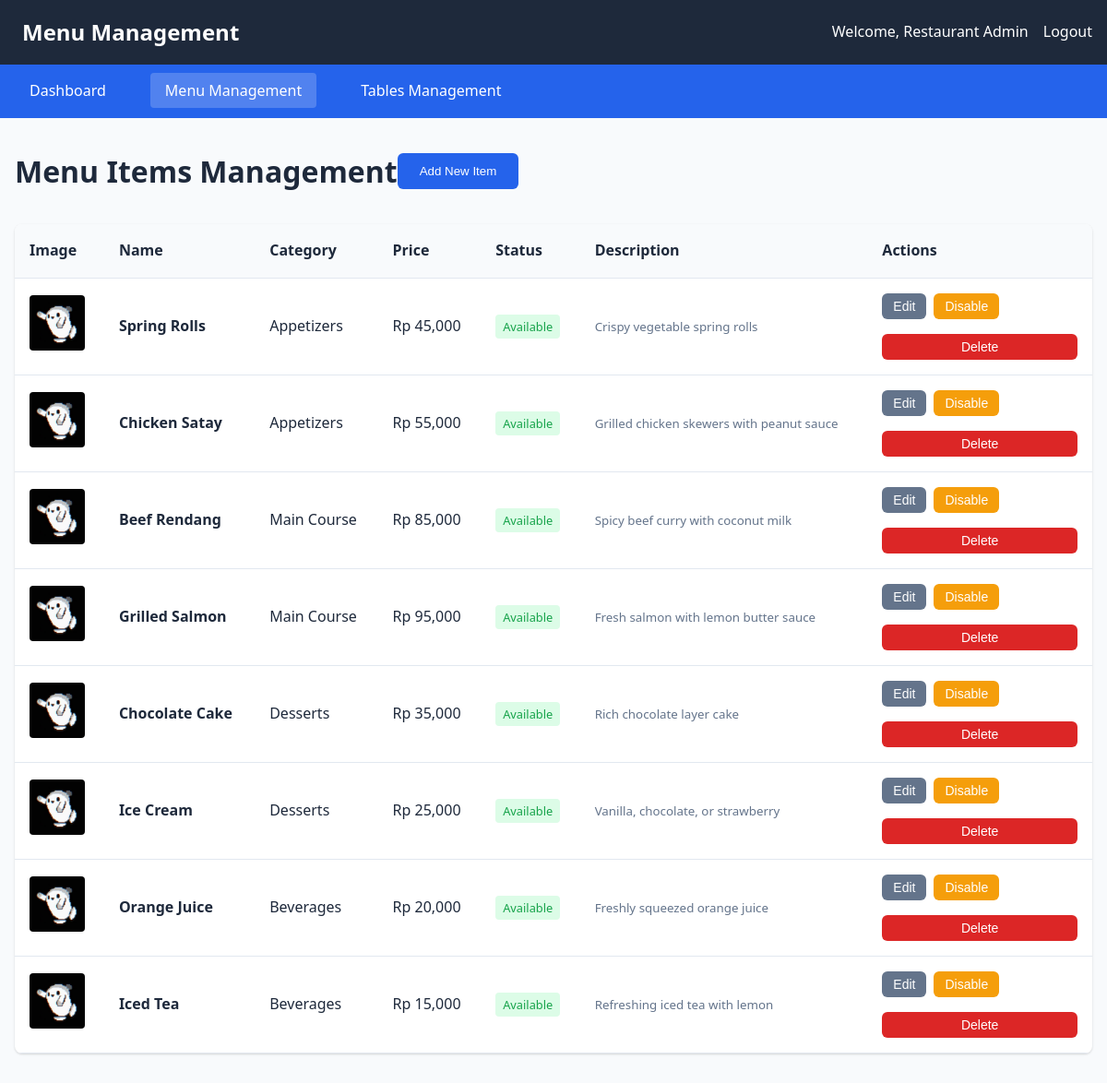
The app's page /admin/menu_management.php (signed in) with its own data.
### tables this page shows
CREATE TABLE menu_items (
    id INT PRIMARY KEY AUTO_INCREMENT,
    category_id INT,
    name VARCHAR(255) NOT NULL,
    description TEXT,
    price DECIMAL(10,2) NOT NULL,
    image VARCHAR(255),
    is_available BOOLEAN DEFAULT TRUE,
    created_at TIMESTAMP DEFAULT CURRENT_TIMESTAMP,
    FOREIGN KEY (category_id) REFERENCES categories(id)
);

CREATE TABLE categories (
    id INT PRIMARY KEY AUTO_INCREMENT,
    name VARCHAR(100) NOT NULL,
    description TEXT,
    created_at TIMESTAMP DEFAULT CURRENT_TIMESTAMP
);

### admin/menu_management.php (the view, shortened to what this page needs)
<?php
$database = new Database();
$db = $database->getConnection();
$menu_query = "
    SELECT mi.*, c.name as category_name
    FROM menu_items mi
    LEFT JOIN categories c ON mi.category_id = c.id
    ORDER BY mi.created_at DESC
";
$menu_stmt = $db->prepare($menu_query);
$menu_stmt->execute();
?>
<!DOCTYPE html>
<html lang="id">
<head>
    <link rel="stylesheet" href="../css/style.css">
</head>
<body>
    <header class="admin-header">
        <div class="container">
            <div style="display: flex; justify-content: space-between; align-items: center;">
                <div class="logo">
                    <span>Menu Management</span>
                </div>
                <div style="display: flex; align-items: center; gap: 1rem;">
                    <span>Welcome, <?= htmlspecialchars($_SESSION['staff']['name']) ?></span>
                    <a href="logout.php" style="color: white; text-decoration: none;">
                        <i class="fas fa-sign-out-alt"></i> Logout
                    </a>
                </div>
            </div>
        </div>
    </header>
    <nav class="admin-nav">
        <div class="container">
            <ul class="nav-links">
                <li><a href="dashboard.php">Dashboard</a></li>
                <li><a href="menu_management.php" class="active">Menu Management</a></li>
                <li><a href="tables_management.php">Tables Management</a></li>
            </ul>
        </div>
    </nav>
    <main class="admin-main">
        <div class="container">
            <div style="display: flex; justify-content: between; align-items: center; margin-bottom: 2rem;">
                <h1>Menu Items Management</h1>
                <button class="btn-primary" onclick="showAddModal()">
                    <i class="fas fa-plus"></i> Add New Item
                </button>
            </div>
            <div class="table-container">
                <table class="data-table">
                    <thead>
                        <tr>
                            <th>Image</th>
                            <th>Name</th>
                            <th>Category</th>
                            <th>Price</th>
                            <th>Status</th>
                            <th>Description</th>
                            <th>Actions</th>
                        </tr>
                    </thead>
                    <tbody>
                        <?php while ($item = $menu_stmt->fetch(PDO::FETCH_ASSOC)): ?>
                        <tr>
                            <td>
                                <img src="../images/<?= $item['image'] ?: 'default.jpg' ?>"
                                     alt="<?= htmlspecialchars($item['name']) ?>"
                                     class="menu-item-image"
                                     onerror="this.src='../images/default.jpg'">
                            </td>
                            <td>
                                <strong><?= htmlspecialchars($item['name']) ?></strong>
                            </td>
                            <td><?= htmlspecialchars($item['category_name']) ?></td>
                            <td>Rp <?= number_format($item['price']) ?></td>
                            <td>
                                <span class="status-badge <?= $item['is_available'] ? 'status-available' : 'status-unavailable' ?>">
                                    <?= $item['is_available'] ? 'Available' : 'Unavailable' ?>
                                </span>
                            </td>
                            <td>
                                <small style="color: var(--secondary);">
                                    <?= htmlspecialchars(substr($item['description'], 0, 50)) ?>
                                </small>
                            </td>
                            <td>
                                <div style="display: flex; gap: 0.5rem; flex-wrap: wrap;">
                                    <button class="btn-secondary btn-sm"
                                            onclick="editItem(<?= htmlspecialchars(json_encode($item)) ?>)">
                                        <i class="fas fa-edit"></i> Edit
                                    </button>
                                    <button class="<?= $item['is_available'] ? 'btn-warning' : 'btn-success' ?> btn-sm"
                                            onclick="toggleAvailability(<?= $item['id'] ?>)">
                                        <?= $item['is_available'] ? 'Disable' : 'Enable' ?>
                                    </button>
                                    <button class="btn-danger btn-sm"
                                            onclick="deleteItem(<?= $item['id'] ?>)">
                                        <i class="fas fa-trash"></i> Delete
                                    </button>
                                </div>
                            </td>
                        </tr>
                        <?php endwhile; ?>
                    </tbody>
                </table>
            </div>
        </div>
    </main>
</body>
</html>

### css/style.css (style rules this page uses)
* { margin: 0; padding: 0; box-sizing: border-box; }
:root { --primary: #2563eb; --primary-dark: #1d4ed8; --secondary: #64748b; --success: #16a34a; --danger: #dc2626; --warning: #d97706; --light: #f8fafc; --dark: #1e293b; --border: #e2e8f0; --shadow: 0 1px 3px 0 rgba(0, 0, 0, 0.1), 0 1px 2px 0 rgba(0, 0, 0, 0.06); --shadow-lg: 0 10px 15px -3px rgba(0, 0, 0, 0.1), 0 4px 6px -2px rgba(0, 0, 0, 0.05); }
body { font-family: 'Segoe UI', Tahoma, Geneva, Verdana, sans-serif; line-height: 1.6; color: var(--dark); background-color: #f1f5f9; }
.container { max-width: 1200px; margin: 0 auto; padding: 0 1rem; }
.logo { display: flex; align-items: center; gap: 0.5rem; font-size: 1.5rem; font-weight: bold; }
.menu-item-image { width: 100%; height: 200px; object-fit: cover; }
.btn-primary { background: var(--primary); color: white; border: none; padding: 0.75rem 1.5rem; border-radius: 6px; cursor: pointer; font-weight: 500; transition: background 0.3s; }
.btn-secondary { background: var(--secondary); color: white; border: none; padding: 0.5rem 1rem; border-radius: 6px; cursor: pointer; transition: background 0.3s; }
.btn-danger { background: var(--danger); color: white; border: none; padding: 0.75rem 1.5rem; border-radius: 6px; cursor: pointer; font-weight: 500; transition: background 0.3s; width: 100%; margin-top: 0.5rem; }
.btn-warning { background: #f59e0b; color: white; border: none; padding: 0.75rem 1.5rem; border-radius: 6px; cursor: pointer; font-weight: 500; transition: background 0.3s; }

### admin/menu_management.php (style rules this page uses)
.admin-header { background: var(--dark); color: white; padding: 1rem 0; position: sticky; top: 0; z-index: 100; }
.admin-nav { background: var(--primary); padding: 1rem 0; }
.nav-links { display: flex; gap: 2rem; list-style: none; }
.nav-links a { color: white; text-decoration: none; padding: 0.5rem 1rem; border-radius: 4px; transition: background 0.3s; }
.nav-links a:hover, .nav-links a.active { background: rgba(255,255,255,0.2); }
.admin-main { padding: 2rem 0; background: #f8fafc; min-height: calc(100vh - 200px); }
.table-container { background: white; border-radius: 8px; box-shadow: var(--shadow); overflow: hidden; }
.data-table { width: 100%; border-collapse: collapse; }
.data-table th, .data-table td { padding: 1rem; text-align: left; border-bottom: 1px solid var(--border); }
.data-table th { background: var(--light); font-weight: 600; }
.btn-sm { padding: 0.375rem 0.75rem; font-size: 0.875rem; }
.status-badge { padding: 0.25rem 0.5rem; border-radius: 4px; font-size: 0.8rem; font-weight: 500; }
.status-available { background: #dcfce7; color: #16a34a; }
.menu-item-image { width: 60px; height: 60px; object-fit: cover; border-radius: 4px; }

### records on screen
menu_items: name "Spring Rolls", category.name "Appetizers", price "45,000", is_available "Available", description "Crispy vegetable spring rolls"
menu_items: name "Chicken Satay", category.name "Appetizers", price "55,000", is_available "Available", description "Grilled chicken skewers with peanut sauce"
menu_items: name "Beef Rendang", category.name "Main Course", price "85,000", is_available "Available", description "Spicy beef curry with coconut milk"
menu_items: name "Grilled Salmon", category.name "Main Course", price "95,000", is_available "Available", description "Fresh salmon with lemon butter sauce"
menu_items: name "Chocolate Cake", category.name "Desserts", price "35,000", is_available "Available", description "Rich chocolate layer cake"
menu_items: name "Ice Cream", category.name "Desserts", price "25,000", is_available "Available", description "Vanilla, chocolate, or strawberry"
menu_items: name "Orange Juice", category.name "Beverages", price "20,000", is_available "Available", description "Freshly squeezed orange juice"
menu_items: name "Iced Tea", category.name "Beverages", price "15,000", is_available "Available", description "Refreshing iced tea with lemon"

### other values on screen
$_SESSION['staff']['name'] "Restaurant Admin"
